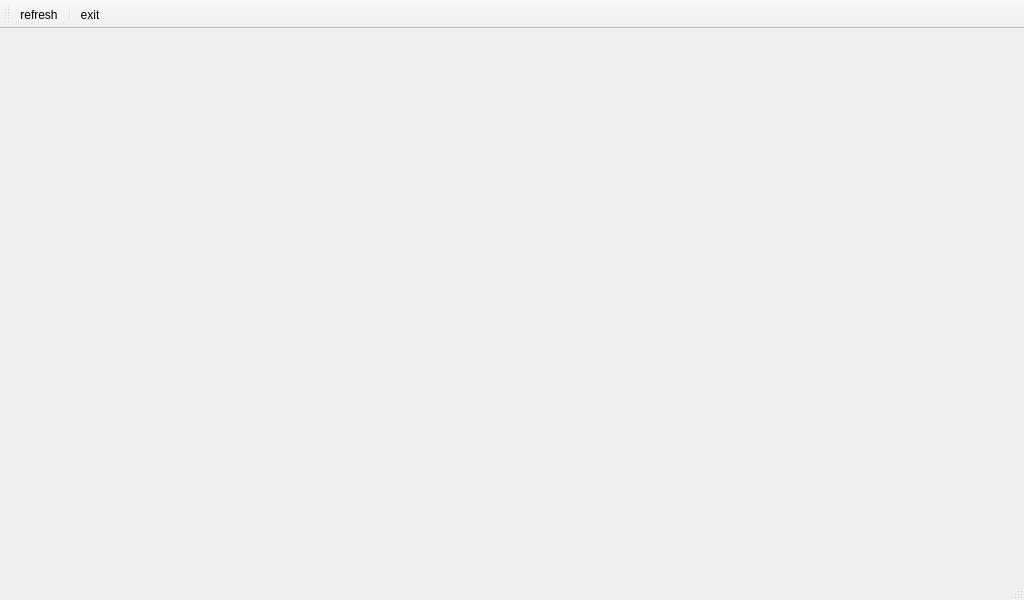
<?xml version="1.0" encoding="UTF-8"?>
<ui version="4.0">
 <class>WeatherAppMainWindow</class>
 <widget class="QMainWindow" name="WeatherAppMainWindow">
  <property name="geometry">
   <rect>
    <x>0</x>
    <y>0</y>
    <width>1024</width>
    <height>600</height>
   </rect>
  </property>
  <property name="minimumSize">
   <size>
    <width>1024</width>
    <height>600</height>
   </size>
  </property>
  <property name="windowTitle">
   <string>WeatherAppMainWindow</string>
  </property>
  <widget class="QWidget" name="centralwidget">
   <layout class="QVBoxLayout" name="verticalLayout">
    <item>
     <widget class="WeatherChartWidget" name="widget" native="true"/>
    </item>
   </layout>
  </widget>
  <widget class="QMenuBar" name="menubar">
   <property name="geometry">
    <rect>
     <x>0</x>
     <y>0</y>
     <width>1024</width>
     <height>27</height>
    </rect>
   </property>
  </widget>
  <widget class="QStatusBar" name="statusbar"/>
  <widget class="QToolBar" name="toolBar">
   <property name="windowTitle">
    <string>toolBar</string>
   </property>
   <property name="toolButtonStyle">
    <enum>Qt::ToolButtonStyle::ToolButtonTextUnderIcon</enum>
   </property>
   <attribute name="toolBarArea">
    <enum>TopToolBarArea</enum>
   </attribute>
   <attribute name="toolBarBreak">
    <bool>false</bool>
   </attribute>
   <addaction name="actionrefresh"/>
   <addaction name="separator"/>
   <addaction name="actionexit"/>
  </widget>
  <action name="actionrefresh">
   <property name="icon">
    <iconset resource="../sources/icons.qrc">
     <normaloff>:/icons/refresh.png</normaloff>:/icons/refresh.png</iconset>
   </property>
   <property name="text">
    <string>refresh</string>
   </property>
   <property name="menuRole">
    <enum>QAction::MenuRole::NoRole</enum>
   </property>
   <property name="priority">
    <enum>QAction::Priority::NormalPriority</enum>
   </property>
  </action>
  <action name="actionexit">
   <property name="icon">
    <iconset resource="../sources/icons.qrc">
     <normaloff>:/icons/exit.png</normaloff>:/icons/exit.png</iconset>
   </property>
   <property name="text">
    <string>exit</string>
   </property>
   <property name="menuRole">
    <enum>QAction::MenuRole::NoRole</enum>
   </property>
  </action>
 </widget>
 <customwidgets>
  <customwidget>
   <class>WeatherChartWidget</class>
   <extends>QWidget</extends>
   <header>WeatherChartWidget.h</header>
   <container>1</container>
  </customwidget>
 </customwidgets>
 <resources>
  <include location="../sources/icons.qrc"/>
 </resources>
 <connections/>
</ui>
